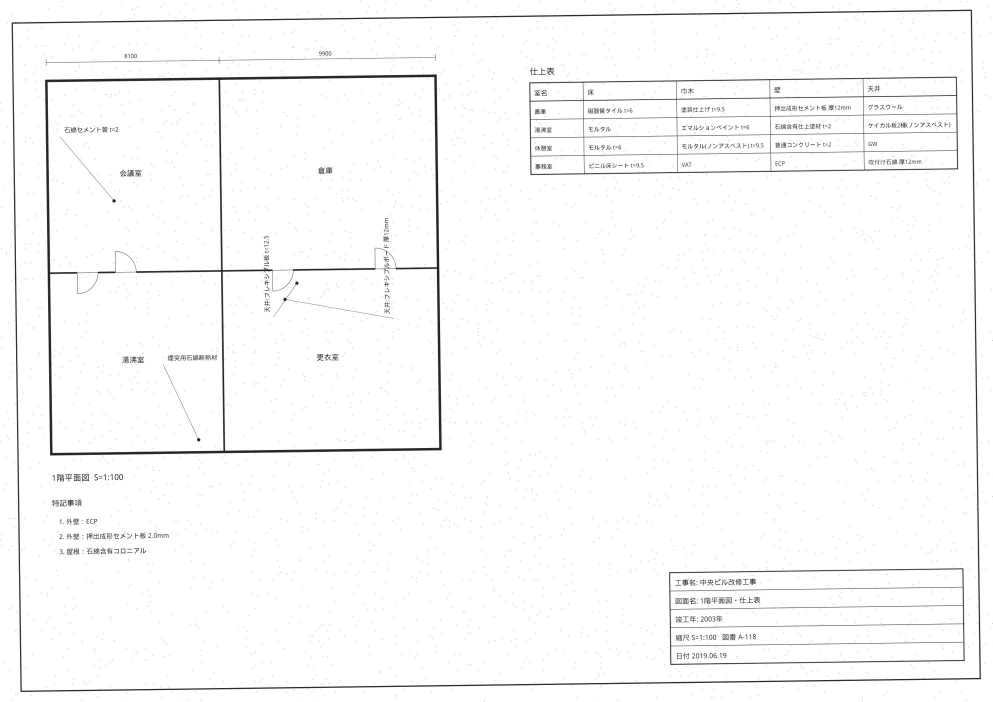
#> input picture data/samples/drawing_000_scan.png, 2978 x 2105 px (shown at 1/3 size)
$ python -i preprocess.py   (imports and definitions only)
#> lines starting #> are read from the running program, lines starting #| are printed output that depends on the picture; after the words box and inside, x2 and y2 are one past the last pixel; in counts of white or black regions, pixels touching at a corner belong together
"""Image preprocessing for scanned drawings: deskew, denoise, binarize, tile."""
from __future__ import annotations

import math

import cv2
import numpy as np


def to_gray(img: np.ndarray) -> np.ndarray:
    return img if img.ndim == 2 else cv2.cvtColor(img, cv2.COLOR_BGR2GRAY)


def estimate_skew(gray: np.ndarray, max_angle: float = 10.0) -> float:
    """Skew angle in degrees: Hough lines on the long straight strokes every drawing has (borders, walls,
    tables) give a coarse estimate; a projection-profile search refines it."""
    # Work on a downscaled Otsu-binarized copy: scan noise fragments Canny edges at full resolution.
    scale = 1200 / max(gray.shape)
    small = cv2.resize(gray, None, fx=scale, fy=scale, interpolation=cv2.INTER_AREA)
    ink = cv2.threshold(cv2.GaussianBlur(small, (3, 3), 0), 0, 255, cv2.THRESH_BINARY_INV + cv2.THRESH_OTSU)[1]
    lines = cv2.HoughLinesP(ink, 1, np.pi / 1800, threshold=100, minLineLength=max(ink.shape) // 8, maxLineGap=10)
    angles = []
    for x0, y0, x1, y1 in (lines.reshape(-1, 4) if lines is not None else []):  # OpenCV 4: (N,1,4), 5: (N,4)
        a = math.degrees(math.atan2(y1 - y0, x1 - x0))
        if abs(a) < max_angle:
            angles.append(a)
        elif abs(abs(a) - 90) < max_angle:  # near-vertical line
            angles.append(a - 90 if a > 0 else a + 90)
    if len(angles) >= 3:
        coarse = _refine_skew(ink, float(np.median(angles)), span=1.0, step=0.1)
    else:  # too few lines to trust: search the whole plausible range
        coarse = _refine_skew(ink, 0.0, span=3.0, step=0.1)
    return _refine_skew(ink, coarse, span=0.12, step=0.01)


def _refine_skew(ink: np.ndarray, coarse: float, span: float, step: float) -> float:
    """Projection-profile search around an estimate: the right angle makes ink rows sharpest."""
    h, w = ink.shape
    best, best_score = coarse, -1.0
    for a in np.arange(coarse - span, coarse + span + 1e-9, step):
        m = cv2.getRotationMatrix2D((w / 2, h / 2), float(a), 1.0)
        rows = cv2.warpAffine(ink, m, (w, h)).sum(axis=1, dtype=np.float64)
        score = float(np.sum(np.diff(rows) ** 2))
        if score > best_score:
            best, best_score = float(a), score
    return best


def rotate(gray: np.ndarray, angle: float) -> np.ndarray:
    h, w = gray.shape[:2]
    m = cv2.getRotationMatrix2D((w / 2, h / 2), angle, 1.0)
    return cv2.warpAffine(gray, m, (w, h), flags=cv2.INTER_LINEAR, borderValue=255)


def denoise(gray: np.ndarray) -> np.ndarray:
    return cv2.fastNlMeansDenoising(gray, h=12, templateWindowSize=7, searchWindowSize=15)


def binarize(gray: np.ndarray) -> np.ndarray:
    return cv2.adaptiveThreshold(gray, 255, cv2.ADAPTIVE_THRESH_GAUSSIAN_C, cv2.THRESH_BINARY, 31, 15)


def preprocess(img: np.ndarray, do_deskew: bool = True, do_denoise: bool = True) -> tuple[np.ndarray, float]:
    """Returns the cleaned grayscale image and the skew angle that was corrected."""
    gray = to_gray(img)
    angle = 0.0
    if do_deskew:
        angle = estimate_skew(gray)
        if abs(angle) > 0.05:
            gray = rotate(gray, angle)
    if do_denoise:
        gray = denoise(gray)
    return gray, angle


def tiles(shape: tuple[int, int], tile: int = 1600, overlap: int = 200):
    """Yields (x, y, w, h) tiles covering an image, for OCR on large drawing sheets."""
    h, w = shape[:2]
    step = tile - overlap
    for y in range(0, max(h - overlap, 1), step):
        for x in range(0, max(w - overlap, 1), step):
            yield x, y, min(tile, w - x), min(tile, h - y)

>>> import cv2
>>> picture = cv2.imread('../../data/samples/drawing_000_scan.png')
#> picture is the input picture: shape (2105, 2978, 3); min 0, max 255, mean 249.8
>>> result = preprocess(picture)
#> in estimate_skew, `ink = cv2.threshold(cv2.GaussianBlur(small, (3, 3), 0), 0, 255, cv2.TH..`:
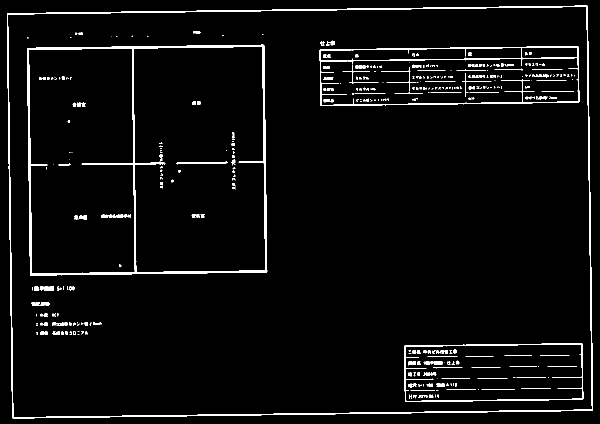
#> ink: shape (848, 1200) (shown at 1/2 size); 3.7% white; 374 white regions (200 under 20 px), largest, box (x1, y1, x2, y2) and area: (14, 11, 1186, 837) 10575, (54, 89, 535, 551) 9940, (639, 92, 1159, 212) 4424
#> in estimate_skew, `lines = cv2.HoughLinesP(ink, 1, np.pi / 1800, threshold=100, minLineLe..`: lines = 36 rows, first 6: [24, 835, 1185, 819], [14, 27, 1175, 13], [1173, 11, 1185, 820], [14, 28, 26, 836], [679, 18, 1174, 12], [762, 826, 1184, 821]
#> the loop in estimate_skew, `for x0, y0, x1, y1 in (lines.reshape(-1, 4) if lines is not None else ..` made 36 passes
#> (x0, y0, x1, y1, a) on passes 1 to 12: (24, 835, 1185, 819, -0.79), (14, 27, 1175, 13, -0.691), (1173, 11, 1185, 820, 89.15), (14, 28, 26, 836, 89.15), (679, 18, 1174, 12, -0.694), (762, 826, 1184, 821, -0.679), (1174, 11, 1182, 600, 89.22), (641, 210, 1157, 204, -0.666), (265, 93, 271, 547, 89.24), (54, 98, 528, 93, -0.604), (640, 122, 1157, 115, -0.776), (60, 547, 494, 545, -0.264)
#> after the loop in estimate_skew, `for x0, y0, x1, y1 in (lines.reshape(-1, 4) if lines is not None else ..`: angles = 36 values, max 0 at index 23, min -1.14 at index 15, mean -0.673
#> the loop in _refine_skew, `for a in np.arange(coarse - span, coarse + span + 1e-9, step):` made 21 passes
#> (best, best_score) on passes 1 to 11: (-1.73, 1.28e+10), (-1.63, 1.56e+10), (-1.53, 2e+10), (-1.43, 2.63e+10), (-1.33, 3.53e+10), (-1.23, 4.93e+10), (-1.13, 7.05e+10), (-1.03, 1.08e+11), (-0.925, 1.82e+11), (-0.825, 3.05e+11), (-0.725, 3.29e+11)
#> score on passes 12 to 17: 2.17e+11, 1.23e+11, 7.78e+10, 5.07e+10, 3.62e+10, 2.89e+10
#> after the loop in _refine_skew, `for a in np.arange(coarse - span, coarse + span + 1e-9, step):`: best = -0.725; best_score = 3.29e+11
#> in estimate_skew, `coarse = _refine_skew(ink, float(np.median(angles)), span=1.0, step=0.1)`: coarse = -0.725
#> the loop in _refine_skew (call 2), `for a in np.arange(coarse - span, coarse + span + 1e-9, step):` made 25 passes
#> (best, best_score) on passes 1 to 9: (-0.845, 2.8e+11), (-0.835, 2.92e+11), (-0.825, 3.05e+11), (-0.815, 3.16e+11), (-0.805, 3.26e+11), (-0.795, 3.35e+11), (-0.785, 3.42e+11), (-0.775, 3.47e+11), (-0.765, 3.49e+11)
#> score on passes 10 to 15: 3.48e+11, 3.44e+11, 3.38e+11, 3.29e+11, 3.19e+11, 3.08e+11
#> in preprocess, `angle = estimate_skew(gray)`: angle = -0.765
#> in rotate, `m = cv2.getRotationMatrix2D((w / 2, h / 2), angle, 1.0)`: m = [[1, -0.0134, 14.19], [0.0134, 1, -19.79]]
#> in rotate, `return cv2.warpAffine(gray, m, (w, h), flags=cv2.INTER_LINEAR, borderV..`:
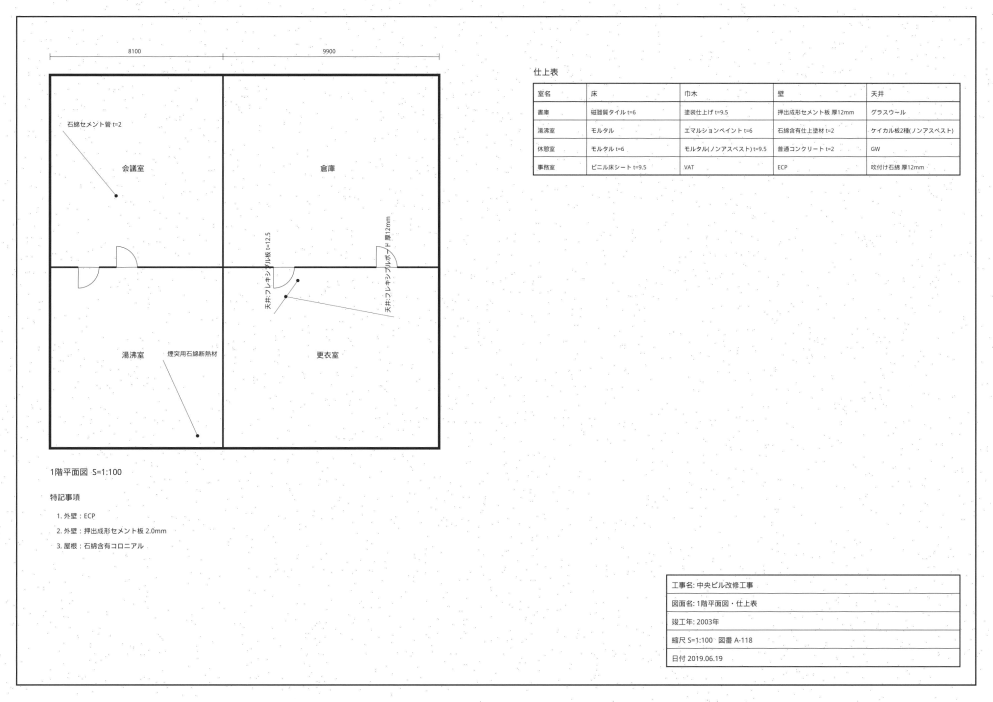
#> returned value: shape (2105, 2978) (shown at 1/3 size); min 5, max 255, mean 249.8

$ run again, on data/samples/drawing_001_scan.png
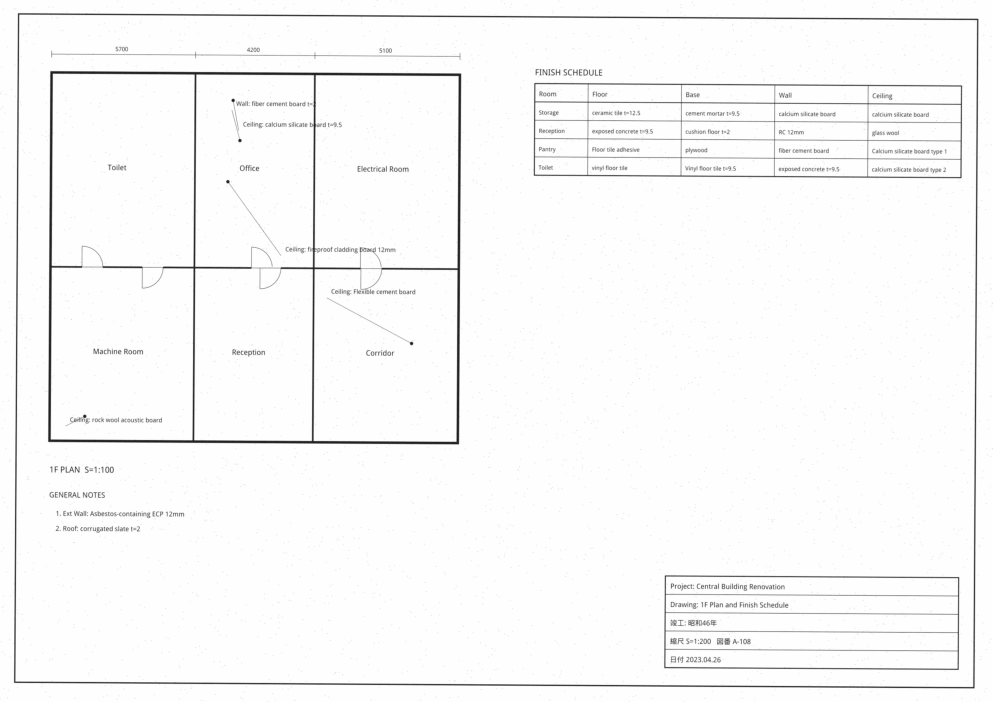
#> input picture data/samples/drawing_001_scan.png, 2978 x 2105 px (shown at 1/3 size)
#> picture is the input picture: shape (2105, 2978, 3); min 18, max 255, mean 248.7
#> in estimate_skew, `ink = cv2.threshold(cv2.GaussianBlur(small, (3, 3), 0), 0, 255, cv2.TH..`:
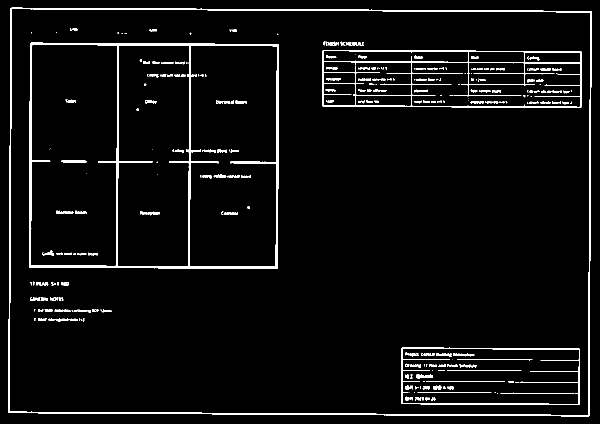
#> ink: shape (848, 1200) (shown at 1/2 size); 4.3% white; 272 white regions (112 under 20 px), largest, box (x1, y1, x2, y2) and area: (58, 85, 558, 538) 12394, (16, 15, 1183, 833) 11250, (645, 100, 1164, 216) 5942
#> lines = 58 rows, first 6: [16, 824, 1178, 830], [233, 19, 1182, 24], [21, 16, 1182, 22], [1176, 832, 1182, 23], [17, 825, 23, 15], [1178, 718, 1180, 357]
#> the loop in estimate_skew, `for x0, y0, x1, y1 in (lines.reshape(-1, 4) if lines is not None else ..` made 58 passes
#> (x0, y0, x1, y1, a) on passes 1 to 8: (16, 824, 1178, 830, 0.296), (233, 19, 1182, 24, 0.302), (21, 16, 1182, 22, 0.296), (1176, 832, 1182, 23, -89.58), (17, 825, 23, 15, -89.58), (1178, 718, 1180, 357, -89.68), (18, 637, 22, 17, -89.63), (66, 824, 230, 824, 0)
#> after the loop in estimate_skew, `for x0, y0, x1, y1 in (lines.reshape(-1, 4) if lines is not None else ..`: angles = 58 values, max 0.461 at index 16, min -0.377 at index 57, mean 0.116
#> the loop in _refine_skew, `for a in np.arange(coarse - span, coarse + span + 1e-9, step):` made 21 passes
#> (best, best_score) on passes 1 to 8: (-1, 1.62e+10), (-0.9, 1.75e+10), (-0.8, 1.95e+10), (-0.7, 2.34e+10), (-0.6, 2.79e+10), (-0.5, 3.61e+10), (-0.4, 4.43e+10), (-0.3, 4.76e+10)
#> after the loop in _refine_skew, `for a in np.arange(coarse - span, coarse + span + 1e-9, step):`: best = 0.3; best_score = 3.52e+11
#> coarse = 0.3
#> the loop in _refine_skew (call 2), `for a in np.arange(coarse - span, coarse + span + 1e-9, step):` made 25 passes
#> (best, best_score) on passes 1 to 8: (0.18, 2.16e+11), (0.19, 2.28e+11), (0.2, 2.41e+11), (0.21, 2.55e+11), (0.22, 2.69e+11), (0.23, 2.81e+11), (0.24, 2.92e+11), (0.25, 3.03e+11)
#> angle = 0.33
#> in rotate, `m = cv2.getRotationMatrix2D((w / 2, h / 2), angle, 1.0)`: m = [[1, 0.00576, -6.04], [-0.00576, 1, 8.59]]
#> in rotate, `return cv2.warpAffine(gray, m, (w, h), flags=cv2.INTER_LINEAR, borderV..`:
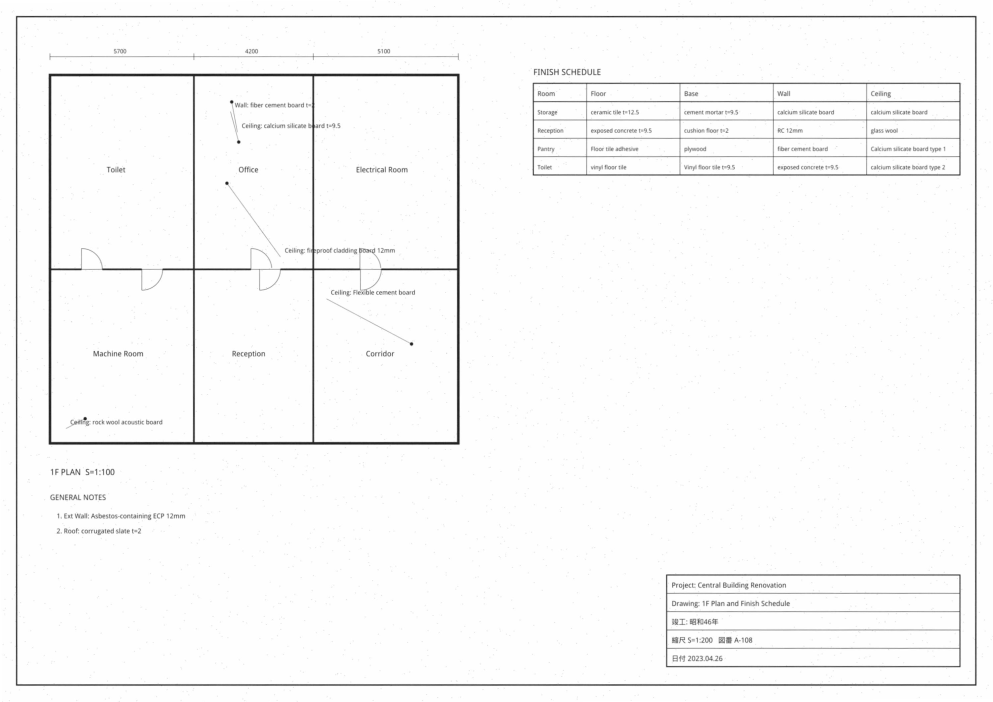
#> returned value: shape (2105, 2978) (shown at 1/3 size); min 20, max 255, mean 248.7

$ run again, on data/samples/drawing_002_scan.png
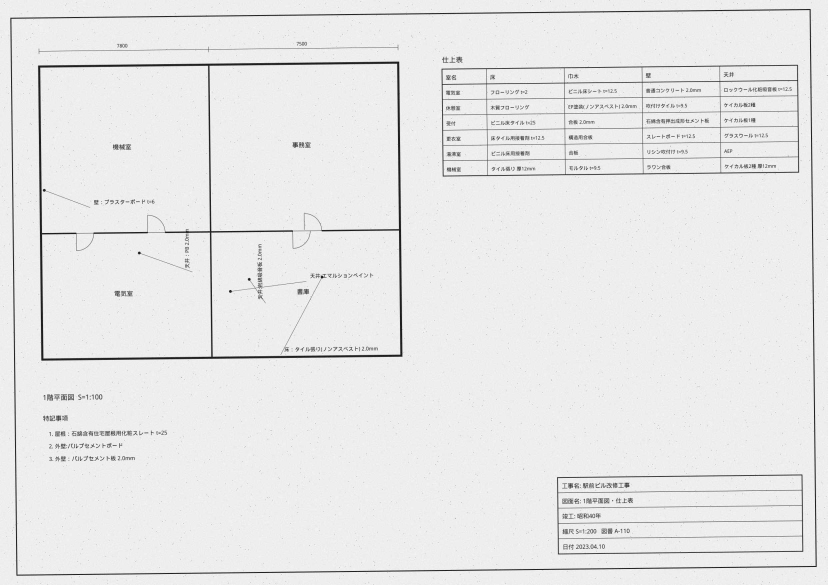
#> input picture data/samples/drawing_002_scan.png, 2482 x 1755 px (shown at 1/3 size)
#> picture is the input picture: shape (1755, 2482, 3); min 0, max 255, mean 232.6
#> in estimate_skew, `ink = cv2.threshold(cv2.GaussianBlur(small, (3, 3), 0), 0, 255, cv2.TH..`:
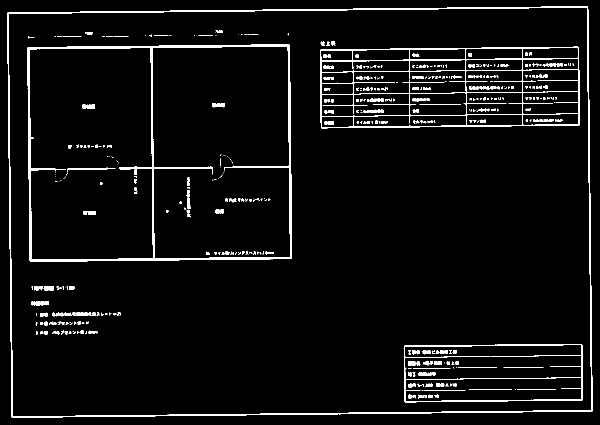
#> ink: shape (849, 1200) (shown at 1/2 size); 4.5% white; 422 white regions (232 under 20 px), largest, box (x1, y1, x2, y2) and area: (14, 12, 1185, 836) 10999, (55, 89, 584, 524) 10862, (640, 93, 1160, 257) 7703
#> lines = 50 rows, first 6: [23, 834, 1184, 822], [525, 19, 1175, 13], [23, 833, 1184, 821], [15, 25, 968, 17], [1176, 19, 1183, 820], [16, 26, 24, 832]
#> the loop in estimate_skew, `for x0, y0, x1, y1 in (lines.reshape(-1, 4) if lines is not None else ..` made 50 passes
#> (x0, y0, x1, y1, a) on passes 1 to 8: (23, 834, 1184, 822, -0.592), (525, 19, 1175, 13, -0.529), (23, 833, 1184, 821, -0.592), (15, 25, 968, 17, -0.481), (1176, 19, 1183, 820, 89.5), (16, 26, 24, 832, 89.43), (55, 96, 578, 89, -0.767), (141, 518, 583, 517, -0.13)
#> after the loop in estimate_skew, `for x0, y0, x1, y1 in (lines.reshape(-1, 4) if lines is not None else ..`: angles = 50 values, max 0 at index 17, min -1.48 at index 46, mean -0.552
#> the loop in _refine_skew, `for a in np.arange(coarse - span, coarse + span + 1e-9, step):` made 21 passes
#> (best, best_score) on passes 1 to 8: (-1.55, 1.66e+10), (-1.45, 2.07e+10), (-1.35, 2.69e+10), (-1.25, 3.59e+10), (-1.15, 4.84e+10), (-1.05, 6.76e+10), (-0.954, 9.9e+10), (-0.854, 1.55e+11)
#> after the loop in _refine_skew, `for a in np.arange(coarse - span, coarse + span + 1e-9, step):`: best = -0.654; best_score = 3.95e+11
#> coarse = -0.654
#> the loop in _refine_skew (call 2), `for a in np.arange(coarse - span, coarse + span + 1e-9, step):` made 25 passes
#> (best, best_score) on passes 1 to 8: (-0.774, 2.4e+11), (-0.764, 2.53e+11), (-0.754, 2.67e+11), (-0.744, 2.8e+11), (-0.734, 2.93e+11), (-0.724, 3.06e+11), (-0.714, 3.19e+11), (-0.704, 3.33e+11)
#> angle = -0.634
#> in rotate, `m = cv2.getRotationMatrix2D((w / 2, h / 2), angle, 1.0)`: m = [[1, -0.0111, 9.79], [0.0111, 1, -13.68]]
#> in rotate, `return cv2.warpAffine(gray, m, (w, h), flags=cv2.INTER_LINEAR, borderV..`:
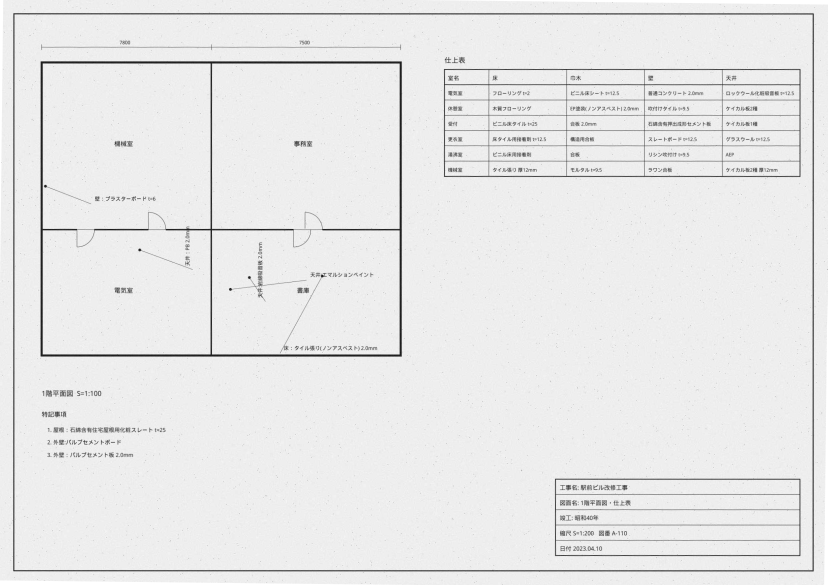
#> returned value: shape (1755, 2482) (shown at 1/3 size); min 1, max 255, mean 232.7
